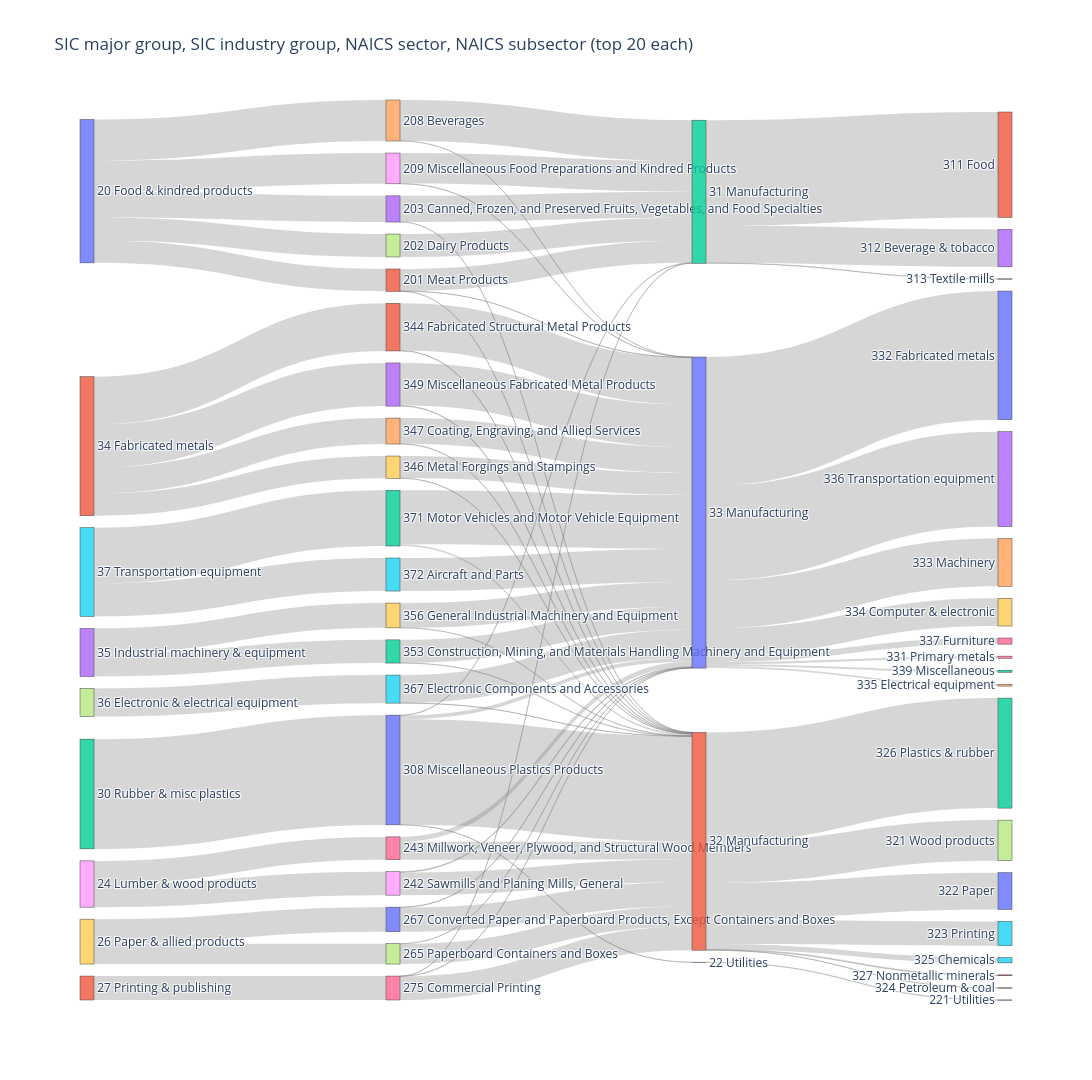

Here is the notebook cell this chart was saved with:
### Markdown cell above
Per the sankey plot below, we can see that SIC codes are mostly associated with NAICS manufacturing prefixes, and that prefixes add little information over the suffixes since they are broadly associated with many SIC codes. Due to the ubiquitous nature of SIC codes, we can drop NAICS prefixes and fill suffixes with "Other" and rely on SIC codes to distinguish these industries.

### Code cell
def top(col, name_col, n=20):
    return (ASSESS.drop_nulls(col).group_by(col, name_col).len().sort("len", descending=True).head(n))

t_sic, t_n2, t_s3, t_n3 = (
    top("SIC2", "SIC2_name"), top("NAICS2", "NAICS2_name"),
    top("SIC3", "SIC3_label"), top("NAICS3", "NAICS3_name"),
)

flows = (
    ASSESS.filter(
        pl.col("SIC2").is_in(t_sic["SIC2"].implode())
        & pl.col("NAICS2").is_in(t_n2["NAICS2"].implode())
        & pl.col("SIC3").is_in(t_s3["SIC3"].implode())
        & pl.col("NAICS3").is_in(t_n3["NAICS3"].implode())
    )
    .group_by("SIC2", "NAICS2", "SIC3", "NAICS3").len()
)
print(f"{flows['len'].sum()} of {ASSESS.height} assessments shown")

# layers in left-to-right order
layers = [
    ("SIC", t_sic, "SIC2", "SIC2_name"),
    ("S3", t_s3, "SIC3", "SIC3_label"),
    ("N2", t_n2, "NAICS2", "NAICS2_name"),
    ("N3", t_n3, "NAICS3", "NAICS3_name"),
]
# node list: one node per (layer, code)
labels, idx = [], {}
for tag, df, col, name_col in layers:
    for code, name in df.select(col, name_col).iter_rows():
        idx[(tag, code)] = len(labels)
        labels.append(f"{code} {name or '(unmapped)'}")

# links between each pair of adjacent layers
src, tgt, val = [], [], []
for (a_tag, _, a_col, _), (b_tag, _, b_col, _) in zip(layers, layers[1:]):
    for a, b, w in flows.group_by(a_col, b_col).agg(pl.col("len").sum()).iter_rows():
        src.append(idx[(a_tag, a)]); tgt.append(idx[(b_tag, b)]); val.append(w)

fig = go.Figure(go.Sankey(
    node=dict(label=labels, pad=12, thickness=14),
    link=dict(source=src, target=tgt, value=val, color="rgba(120,120,120,0.3)"),
))
fig.update_layout(height=1080, width=1600, title_text="SIC major group, SIC industry group, NAICS sector, NAICS subsector (top 20 each)")
fig.show()

### Figure 1 — Plotly figure (JSON) as saved in the notebook; plotly's stock layout.template omitted (floating-point values rounded to 4 significant figures)
{"data": [{"link": {"color": "rgba(120,120,120,0.3)", "source": [1, 5, 2, 9, 3, 0, 0, 5, 9, 0, 0, 1, 8, 0, 3, 8, 1, 11, 1, 7, 34, 29, 26, 38, 28, 39, 38, 25, 24, 26, 30, 33, 20, 23, 21, 36, 21, 20, 36, 20, 31, 28, 33, 39, 27, 27, 25, 31, 30, 26, 37, 35, 22, 34, 24, 29, 23, 22, 31, 32, 32, 20, 42, 41, 41, 41, 40, 40, 40, 40, 41, 41, 40, 40, 42, 40, 42, 43, 40, 41, 41], "target": [34, 22, 20, 30, 32, 37, 33, 35, 27, 24, 31, 23, 36, 28, 29, 38, 21, 26, 39, 25, 41, 41, 41, 41, 40, 41, 40, 41, 42, 42, 40, 42, 42, 40, 40, 40, 41, 43, 41, 40, 42, 42, 41, 40, 41, 40, 40, 40, 41, 40, 42, 40, 40, 40, 40, 40, 41, 41, 41, 40, 41, 41, 73, 71, 70, 67, 63, 64, 60, 76, 79, 65, 74, 66, 61, 69, 78, 68, 72, 62, 75], "value": [208, 447, 880, 197, 186, 184, 210, 265, 163, 329, 179, 346, 183, 247, 199, 188, 382, 192, 178, 225, 3, 1, 189, 182, 2, 1, 6, 1, 328, 1, 3, 209, 3, 342, 378, 40, 4, 1, 143, 31, 177, 245, 1, 177, 162, 1, 224, 1, 194, 2, 184, 265, 433, 205, 1, 198, 4, 14, 1, 185, 1, 845, 300, 7, 295, 325, 761, 383, 1031, 49, 1, 42, 15, 17, 845, 222, 2, 1, 16, 882, 194]}, "node": {"label": ["20 Food & kindred products", "34 Fabricated metals", "30 Rubber & misc plastics", "35 Industrial machinery & equipment", "33 Primary metals", "37 Transportation equipment", "28 Chemicals & allied products", "36 Electronic & electrical equipment", "24 Lumber & wood products", "26 Paper & allied products", "32 Stone, clay, glass & concrete", "27 Printing & publishing", "38 Instruments & related products", "22 Textile mill products", "25 Furniture & fixtures", "49 Electric, gas & sanitary services", "23 Apparel", "39 Miscellaneous manufacturing", "29 Petroleum refining", "82 Educational services", "308 Miscellaneous Plastics Products", "344 Fabricated Structural Metal Products", "371 Motor Vehicles and Motor Vehicle Equipment", "349 Miscellaneous Fabricated Metal Products", "208 Beverages", "367 Electronic Components and Accessories", "275 Commercial Printing", "265 Paperboard Containers and Boxes", "209 Miscellaneous Food Preparations and Kindred Products", "356 General Industrial Machinery and Equipment", "267 Converted Paper and Paperboard Products, Except Containers and Boxes", "201 Meat Products", "353 Construction, Mining, and Materials Handling Machinery and Equipment", "203 Canned, Frozen, and Preserved Fruits, Vegetables, and Food Specialties", "347 Coating, Engraving, and Allied Services", "372 Aircraft and Parts", "243 Millwork, Veneer, Plywood, and Structural Wood Members", "202 Dairy Products", "242 Sawmills and Planing Mills, General", "346 Metal Forgings and Stampings", "33 Manufacturing", "32 Manufacturing", "31 Manufacturing", "22 Utilities", "61 Educational Services", "42 Wholesale Trade", "62 Health Care and Social Assistance", "71 Arts, Entertainment, and Recreation", "81 Other Services (except Public Administration)", "51 Information", "21 Mining, Quarrying, and Oil and Gas Extraction", "11 Agriculture, Forestry, Fishing and Hunting", "49 Transportation and Warehousing", "54 Professional, Scientific, and Technical Services", "92 Public Administration", "72 Accommodation and Food Services", "56 Administrative and Support and Waste Management and Remediation Services", "55 Management of Companies and Enterprises", "23 Construction", "44 Retail Trade", "332 Fabricated metals", "311 Food", "326 Plastics & rubber", "336 Transportation equipment", "333 Machinery", "325 Chemicals", "331 Primary metals", "321 Wood products", "221 Utilities", "334 Computer & electronic", "322 Paper", "327 Nonmetallic minerals", "339 Miscellaneous", "312 Beverage & tobacco", "335 Electrical equipment", "323 Printing", "337 Furniture", "611 Educational services", "313 Textile mills", "324 Petroleum & coal"], "pad": 12, "thickness": 14}, "type": "sankey"}], "layout": {"height": 1080, "title": {"text": "SIC major group, SIC industry group, NAICS sector, NAICS subsector (top 20 each)"}, "width": 1600}}
